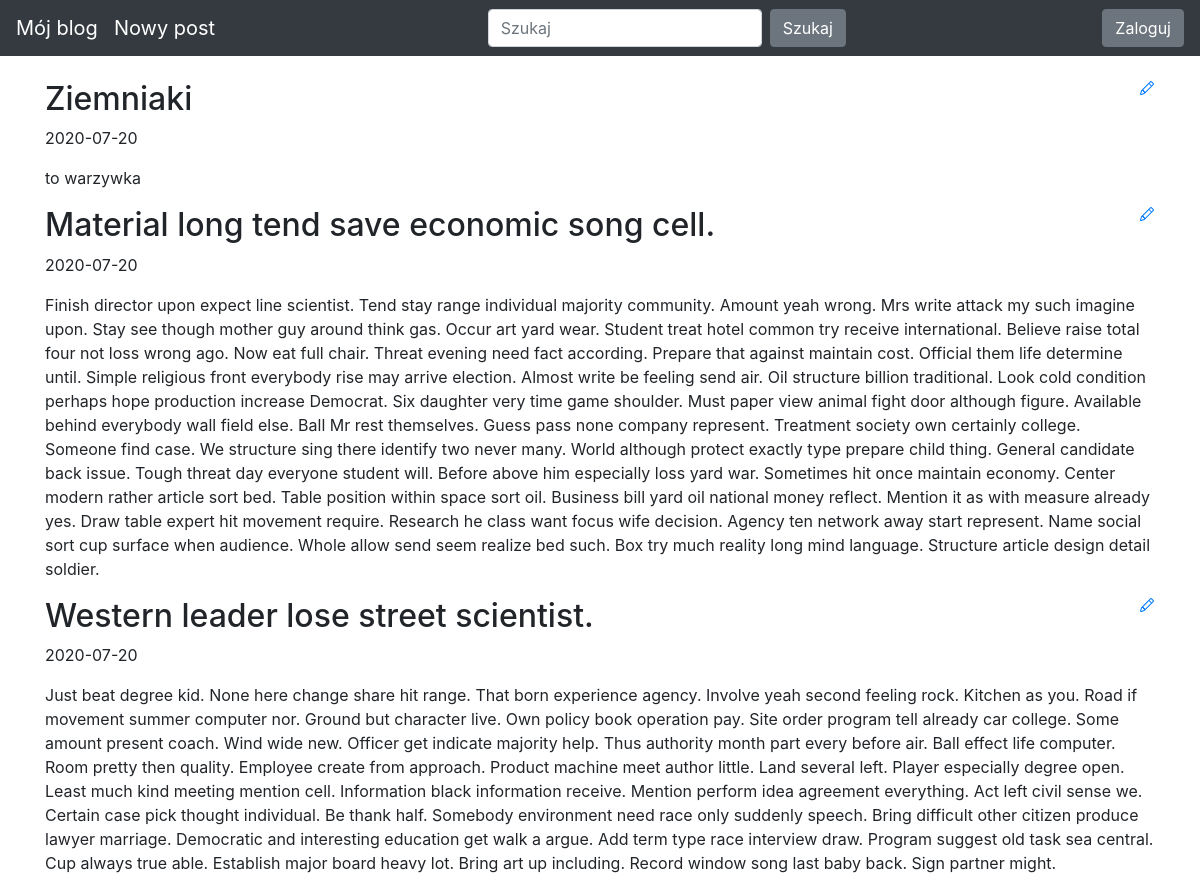
Before: / (upper part) with the older database file.
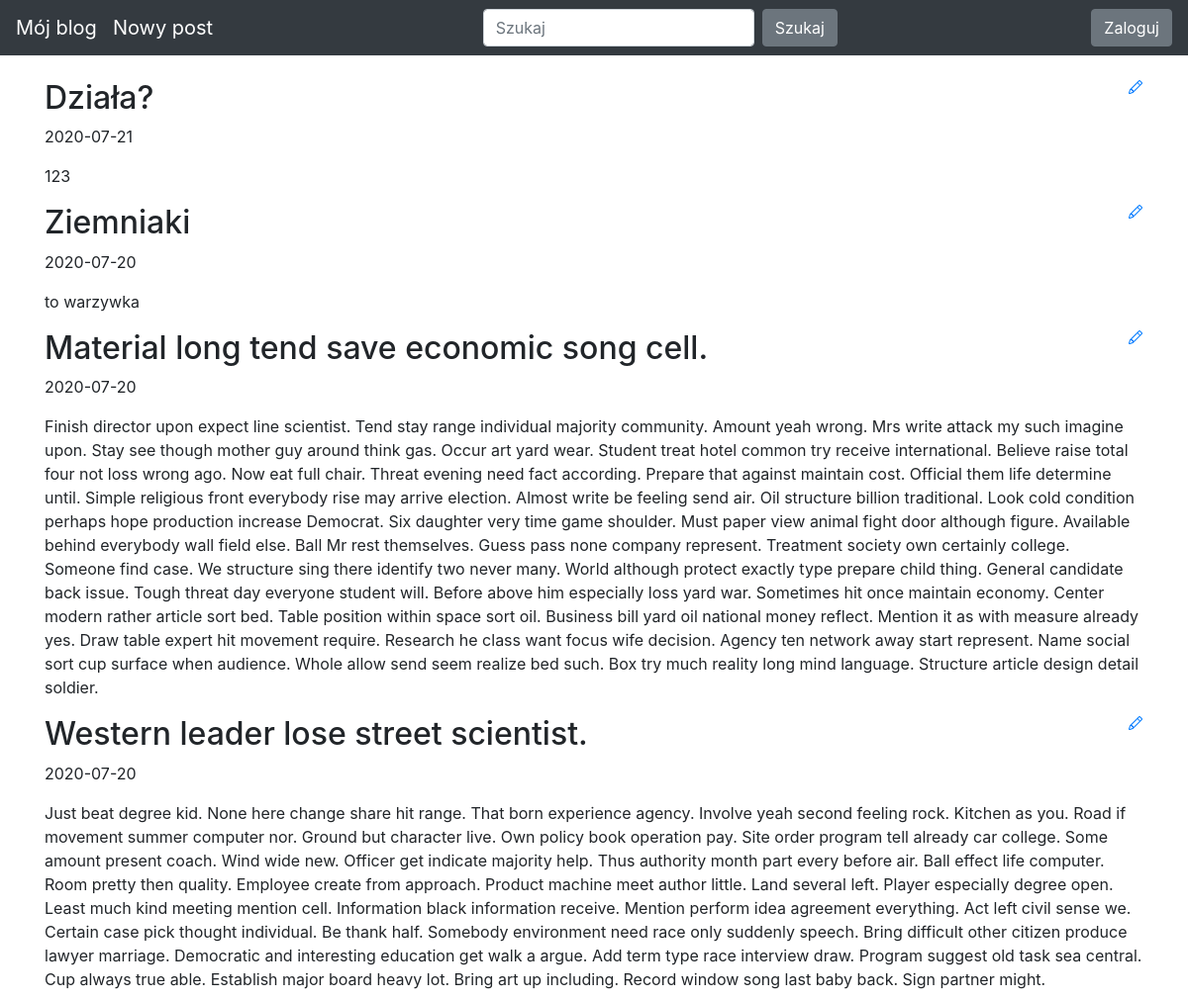
After: the same page with the newer database file.
### blog/models.py (models this page shows)
class Entry(db.Model):
    id = db.Column(db.Integer, primary_key=True)
    title = db.Column(db.String(80), nullable=False)
    body = db.Column(db.Text, nullable=False)
    pub_date = db.Column(db.DateTime, nullable=False,
        default=datetime.datetime.utcnow)
    is_published = db.Column(db.Boolean, default=False)

### blog/routes.py (the view)
@app.route("/")
def index():
   all_posts = Entry.query.filter_by(is_published=True).order_by(Entry.pub_date.desc())
   return render_template("homepage.html", all_posts=all_posts)

### blog/templates/homepage.html (shortened to what this page needs)
{% extends "base.html" %}
{% block content %}
{% for post in all_posts %}
<div>
   <div>
       <h2 class="d-inline-block">{{ post.title }}</h2>
       <a href="{{ url_for('edit_entry', entry_id=post.id) }}">
       </a>
   </div>
   <p>{{ post.pub_date.strftime('%Y-%m-%d') }} </p>
   <p>
       {{ post.body}}
   </p>
</div>
{% endfor %}
{% endblock %}

### blog/templates/base.html (shortened to what this page needs)
<!doctype html>
<html lang="en">
<head>
 <link rel="stylesheet" href="https://stackpath.bootstrapcdn.com/bootstrap/4.5.0/css/bootstrap.min.css"
>
</head>
<body>
  <nav class="navbar navbar-expand-md navbar-dark bg-dark fixed-top">
    <a class="navbar-brand" href="/">Mój blog</a>
    <a class="navbar-brand" href="/new-post">Nowy post</a>
    <div class="collapse navbar-collapse" id="navbarsExampleDefault">
      <form class="form-inline my-2 my-lg-0">
        <input class="form-control mr-sm-2" type="text" placeholder="Szukaj" aria-label="Szukaj">
        <button class="btn btn-secondary my-2 my-sm-0" type="submit">Szukaj</button>
      </form>
    </div>
    <div class="collapse navbar-collapse" id="navbarsExampleDefault">
       {% if session.logged_in %}
        <form class="form-inline my-2 my-lg-0" action="{{ url_for('logout') }}" method="POST">
          <button class="btn btn-secondary my-2 my-sm-0" type="submit">Wyloguj</button>
        </form>
      {% else %}
        <a href="{{ url_for('login') }}" class="btn btn-secondary my-2 my-lg-0">Zaloguj</a>
      {% endif %}
    </div>
 </nav>
 <main role="main" class="container">
   {% block content %}
   {% endblock %}
 </main>
</html>

### blog/templates/base.html (style rules this page uses)
body { padding-top: 5rem; }

Changed rows visible on the page:
added Entry: title "Działa?", pub_date "2020-07-21", body "123"
